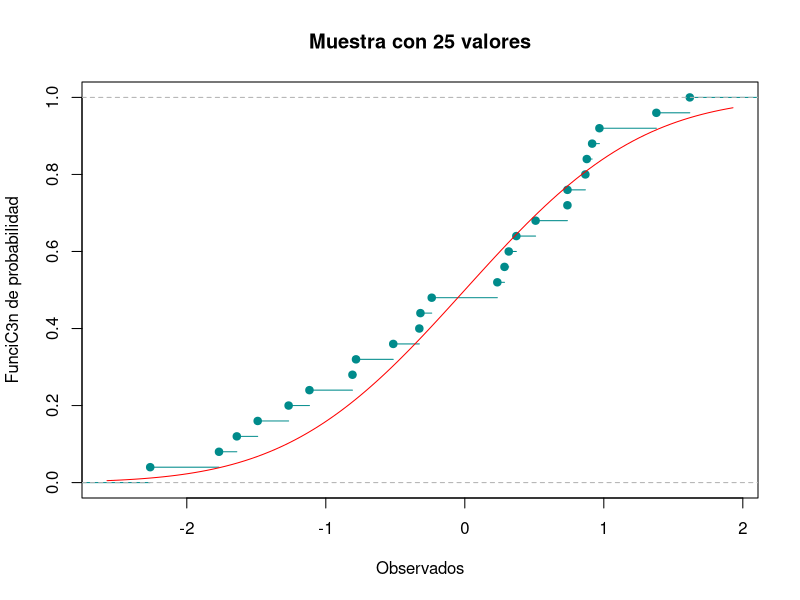
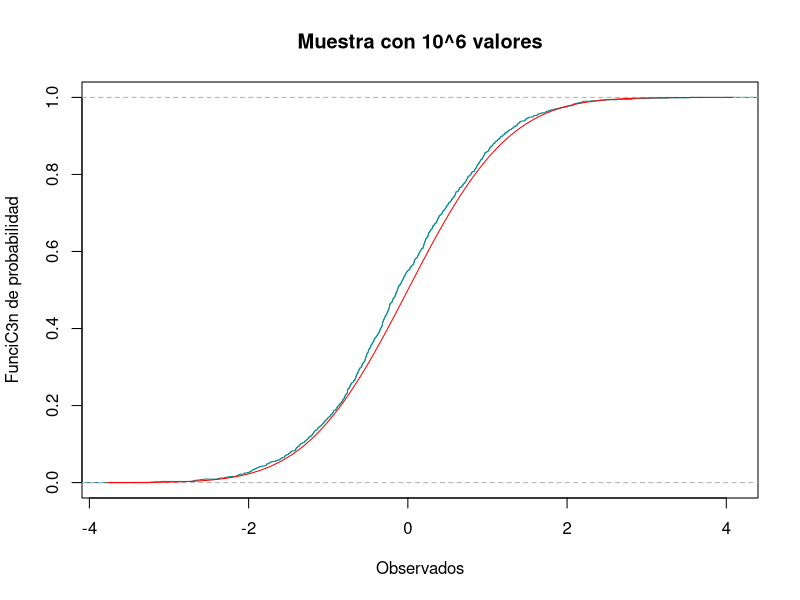
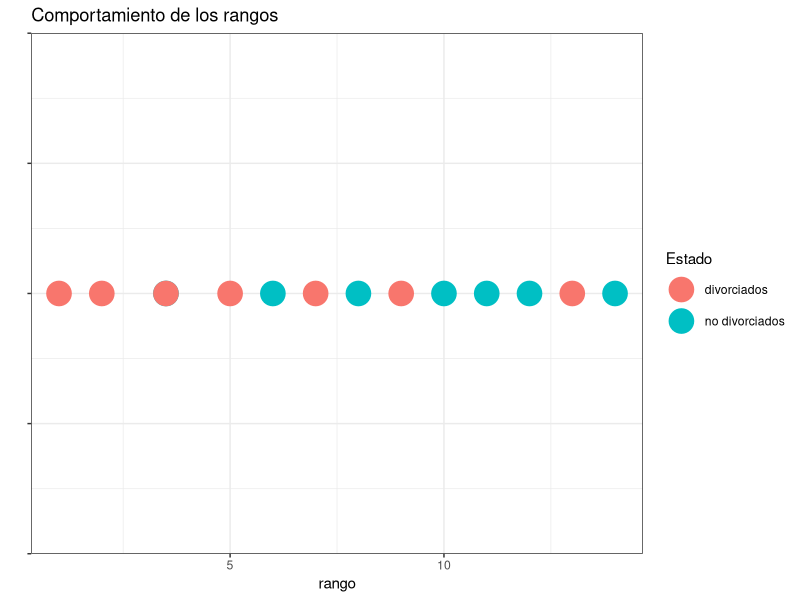
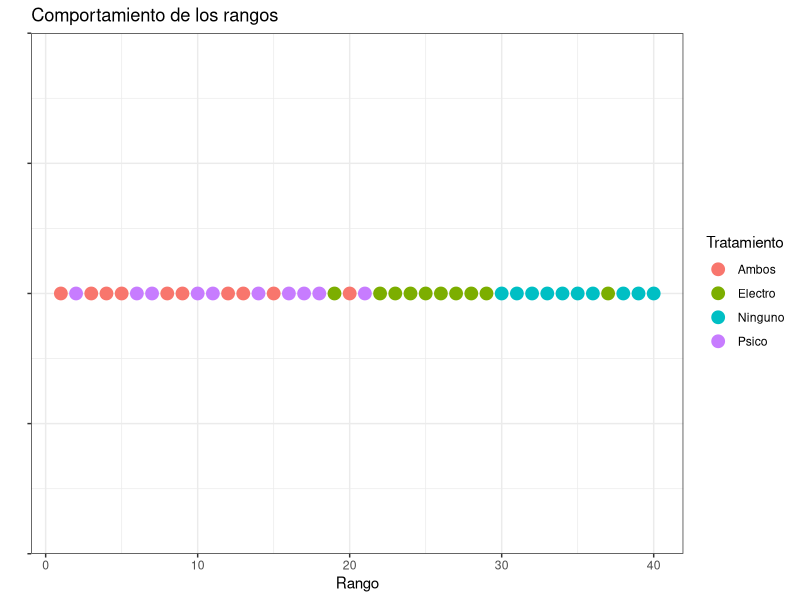

The R script that drew these images, in order:
## ---- chunk 1
knitr::opts_chunk$set(echo = TRUE)
 
## ---- chunk 2
library(nortest)
library(dplyr)
library(ggplot2)
## ---- chunk 3
Dirty_data=c(0.2513, 0.2566, 0.3459, 0.6379, 2.0505, 1.803, 2.1906,
             1.5299, 0.35005, 0.3128, 1.2726, 2.3674, 2.3214, 2.4373, 0.6548)
Data=sort(Dirty_data)
## ---- chunk 4
Data
## ---- chunk 5
S2<-function(x){
  mean_aux=mean(x)
  n_aux=length(x)
  s2=0
  for (i in x){
    s2=s2+(i-mean_aux)^2
  }
  s2=s2/(n_aux-1)
  return(s2)
}

## ---- chunk 6
mean_est=mean(Data)
S2_est=S2(Data)
n=length(Data)

## ---- chunk 7
mean_est
S2_est
n
## ---- chunk 8
f_emp=ecdf(Data)
f_n=f_emp(Data)
f_r=f_n-(1/n) 
## ---- chunk 9
Z=(Data-mean_est)/sqrt(S2_est)
## ---- chunk 10
Z
## ---- chunk 11
Probas=pnorm(Z)
## ---- chunk 12
Probas
## ---- chunk 13
Di_p=f_n  -Probas
Di_n= Probas - f_r
## ---- chunk 14
Visual=data.frame(Dirty_data,Data,Z,Probas,Di_p,Di_n)
## ---- chunk 15
Visual
## ---- chunk 16
D_p=max(Di_p)
D_n=max(Di_n)
## ---- chunk 17
D_p
D_n
## ---- chunk 18
Dn=max(D_p,D_n)
## ---- chunk 19
Dn
## ---- chunk 20
conf=0.90
alpha=1-conf
## ---- chunk 21
Est=0.2016
Rechazamos_H0=Dn>Est

## ---- chunk 22
Rechazamos_H0
## ---- chunk 23
p_value=lillie.test(Data)[[2]]

Rechazamos_p_value=p_value<alpha
## ---- chunk 24
p_value
Rechazamos_p_value
## ---- chunk 25
ProbasB=plnorm(Data) 
## ---- chunk 26
ProbasB
## ---- chunk 27
Di_pB=(f_n-ProbasB)
Di_nB=(ProbasB-f_r)

## ---- chunk 28
D_pB=max(Di_pB)
#Calculamos D-
D_nB=max(Di_nB)
## ---- chunk 29
DnB=max(D_pB,D_nB)
## ---- chunk 30
DnB
## ---- chunk 31
alphaB=0.01
confB=1-alpha
## ---- chunk 32
EstB=0.40420

Rechazamos_H0B=DnB>EstB

## ---- chunk 33
Rechazamos_H0B
## ---- chunk 34
p_valueB=ks.test(Data,plnorm,0,1)[[2]]

Rechazamos_p_valueB=p_valueB<alphaB
## ---- chunk 35
p_valueB
Rechazamos_p_valueB
## ---- chunk 36
intervalos <- c( "Menos de 1 semana","1<= x <2" , "2<= x <3","3<= x <4","4<= x <5","5<= x <6","6<= x <7","7<= x <8","MC!s de 8 semanas")
oi <- c(64,195,287,241,140,51,25,4,1)

tabla <- data.frame(oi,row.names = intervalos )
tabla

## ---- chunk 37
k=sum(oi)
print(k)
## ---- chunk 38
p=0.25
n=10
## ---- chunk 39
length(oi)

## ---- chunk 40
oi=c(64,195,287,241,140,51,25,4,1)
## ---- chunk 41
Probas_ejercicio4=list()
for (i in 0:8){
  if(i==8){
    Probas_ejercicio4[i+1]=pbinom(i-1,n,p,lower.tail = FALSE)
  }else{
    Probas_ejercicio4[i+1]=dbinom(i,n,p)
  }
}
Probas_ejercicio4=unlist(Probas_ejercicio4)
print(Probas_ejercicio4)

## ---- chunk 42
sum(Probas_ejercicio4)
## ---- chunk 43
ei= Probas_ejercicio4 * k 
print(ei)
## ---- chunk 44
Tabla_ji = data.frame("ci"=0:8, "oi"=oi,"pi"= Probas_ejercicio4,"ei"=ei)
print(Tabla_ji)
## ---- chunk 45
EstJi=0 
for (i in 1:9){
  EstJi=EstJi+(((oi[i]) - (ei[i]))^2)/(ei[i])
}
print(EstJi)
## ---- chunk 46
alpha_ejercicio4=0.01
conf_ejercicio4= 1- alpha_ejercicio4
## ---- chunk 47
v= length(Probas_ejercicio4) -1
print(v)
## ---- chunk 48
valor_critico=qchisq(conf_ejercicio4,df=v,lower.tail = TRUE)
## ---- chunk 49
Rechazamos_H0_p4=EstJi>valor_critico
print(Rechazamos_H0_p4)
## ---- chunk 50
p_value_p4=chisq.test(x=oi,p=Probas_ejercicio4)[[3]]
Rechazamos_p_value_p4=alpha_ejercicio4>p_value_p4
print(Rechazamos_p_value_p4)
## ---- chunk 51
set.seed(2019)
## ---- chunk 52
x_data=rnorm(25,mean=0,sd=1)
print(x_data)
## ---- chunk 53
f_empi=ecdf(x_data)
plot(f_empi, xlab="Observados", ylab="FunciC3n de probabilidad", 
     main="Muestra con 25 valores", col="darkcyan")
curve(pnorm(x), add=TRUE, col="red")
## ---- chunk 54
set.seed(2019)
## ---- chunk 55
x_dataM = rnorm(10^3)
## ---- chunk 56
f_empiM = ecdf(x_dataM)
## ---- chunk 57
plot(f_empiM, xlab="Observados", ylab="FunciC3n de probabilidad", 
     main="Muestra con 10^6 valores", col="darkcyan")
curve(pnorm(x), add=TRUE, col="red")
## ---- chunk 58
x_data_ord=sort(x_data)
f_empi_norm=f_empi(x_data_ord)
## ---- chunk 59
f_empi_des=f_empi_norm - (1/25)
## ---- chunk 60
probras_data = pnorm(x_data_ord)

## ---- chunk 61
D_data_norm = f_empi_norm - probras_data
D_data_max = max(D_data_norm)
print(D_data_max)
## ---- chunk 62
D_data_des = probras_data - f_empi_des
D_data_des_max = max(D_data_des)
print(D_data_des_max)
## ---- chunk 63
D_max= max(D_data_max,D_data_des_max)
print(D_max)
## ---- chunk 64
valores_25=data.frame(x_data,x_data_ord,probras_data,D_data_norm,D_data_des)
## ---- chunk 65
print(head(valores_25))
print(tail(valores_25))
## ---- chunk 66
x_dataM_ord = sort(x_dataM)
f_empi_M= f_empiM(x_dataM_ord)
## ---- chunk 67
f_empi_M_des = f_empi_M - (1/(10^3))
## ---- chunk 68
probas_dataM = pnorm(x_dataM_ord)
## ---- chunk 69
D_dataM_norm = f_empi_M - probas_dataM
D_dataM_norm_max = max(D_dataM_norm)
print(D_dataM_norm_max)
## ---- chunk 70
D_dataM_des = probas_dataM - f_empi_M_des
D_dataM_des_max = max(D_dataM_des)
print(D_data_des_max)

## ---- chunk 71
D_maxM = max(D_dataM_norm_max, D_data_des_max)
print(D_data_des_max)
## ---- chunk 72
valores_M=data.frame(x_dataM,x_dataM_ord,probas_dataM,D_dataM_norm,D_dataM_des)
## ---- chunk 73
print(head(valores_M))
print(tail(valores_M))
## ---- chunk 74
library(dplyr)
porcentaje=c(23,24,12,12,7,18,8,35,11)
hispanos=c(6.6,4.1,2.1,1.5,0.8,0.6,0.6,0.5,0.4)
## ---- chunk 75
paises<-data.frame(hispanos,porcentaje)
paises
## ---- chunk 76
paises$R_x = rank(paises$hispanos)
paises$R_y=rank(paises$porcentaje)
print(paises)
## ---- chunk 77
paises$diff_c = (paises$R_x - paises$R_y)^2 
estadistica= sum(paises$diff_c)
n_tamanio=length(paises$porcentaje)
## ---- chunk 78

rho_Spearman = 1 - (6 * estadistica ) / (n_tamanio*(n_tamanio^2 -1 ) )
print(rho_Spearman)
## ---- chunk 79
alpha_spear= 0.05
conf_spear = 1- alpha_spear 
## ---- chunk 80
Rechazamos_H0_spear=rho_Spearman>0.6
print(Rechazamos_H0_spear)
## ---- chunk 81
test_spear=cor.test(porcentaje, hispanos,method="spearman",alternative="greater")
p_value=test_spear$p.value
print(p_value)
## ---- chunk 82
test_ken=cor.test(hispanos, porcentaje,method="kendall",alternative="greater",exact = NULL)
print(test_ken$p.value)
## ---- chunk 83
library(ggplot2)
nodivorciados=c(80, 72, 99 ,82 ,62 ,50 ,85)
divorciados= c(60, 70, 88, 75, 42, 30, 50)
## ---- chunk 84
n_tamanio_muestra=length(nodivorciados)

## ---- chunk 85
datos_div = data.frame(Estado =rep(c("no divorciados", "divorciados"), 
                              each = n_tamanio_muestra),
                              Promedio= c(nodivorciados, divorciados))
print(datos_div)

## ---- chunk 86
datos_div$rango=rank(datos_div$Promedio)
print(datos_div)
## ---- chunk 87
suma_rango<-datos_div %>% group_by(Estado) %>% summarise(suma_rango = sum(rango))
rango_div<-suma_rango$suma_rango[1]
rango_nodiv<-suma_rango$suma_rango[2]
print(suma_rango)
## ---- chunk 88
ggplot(data = datos_div , aes(x = rango , y=0)) + 
  geom_point(aes(colour = Estado), size = 8) + 
  ggtitle("Comportamiento de los rangos")+ ylab("") + 
  xlab("rango") +theme_bw() + theme(axis.text.y = element_blank())

## ---- chunk 89
factor_us= n_tamanio_muestra*n_tamanio_muestra+(n_tamanio_muestra*(n_tamanio_muestra+1))/2

## ---- chunk 90
U_div=factor_us - rango_div
U_nd=factor_us - rango_nodiv
print(U_div)
print(U_nd)
## ---- chunk 91
U_est= min(U_div,U_nd)

## ---- chunk 92
mu_div = (n_tamanio_muestra^2)/2
sigma_div = (n_tamanio_muestra^2 / 12 )*(n_tamanio_muestra+n_tamanio_muestra+1)

## ---- chunk 93
alpha_div = 0.05
z_izq=qnorm(alpha_div/2,mean=mu_div,sd=sqrt(sigma_div))
z_der=qnorm(1-alpha_div/2,mean=mu_div,sd=sqrt(sigma_div))
print(z_izq)
print(z_der)
## ---- chunk 94
Rechazamos_H0_div=(U_est < z_izq || U_est > z_der)
print(Rechazamos_H0_div)
## ---- chunk 95
prueba_wilcox = wilcox.test(divorciados, nodivorciados, paired=FALSE)
print(prueba_wilcox$p.value)

## ---- chunk 96
tasa_muerte<-c(83,74,71,65,62,52,47,48,42,43,38)
anio<-c(1959,1960,1961,1962,1963,1964,1965,1966,1967,1968,1969) 
premios<-c(277,318,382,441,486,597,750,738,849,932,976)
Datos_tuber<-data.frame(anio,premios,tasa_muerte)
print(Datos_tuber)
## ---- chunk 97
Datos_tuber$R_x=rank(Datos_tuber$premios)
Datos_tuber$R_y=rank(Datos_tuber$tasa_muerte)
Datos_tuber$Dif_cuadrada=(Datos_tuber$R_x-Datos_tuber$R_y)^2
Est_tuber<-Datos_tuber %>% summarize(Estadistica_t=sum(Dif_cuadrada))
Est<-unlist(Est_tuber)
n_tuber=length(tasa_muerte)
print(Datos_tuber)

## ---- chunk 98
rho_tuber=(1-(6*Est_tuber)/(n_tuber*(n_tuber^2 -1)))
Rechazamos_H0_tuber=rho_tuber<0.536
print(Rechazamos_H0_tuber)

## ---- chunk 99
test_tuber = cor.test(tasa_muerte, premios,method="spearman",alternative="less")
p_value_tuber=test_tuber$p.value
print(p_value_tuber)

## ---- chunk 100
kendall_tuber=cor.test(premios,tasa_muerte,method="kendall",alternative="less",exact = NULL)
p_value_ken_tuber = kendall_tuber$p.value
print(p_value_ken_tuber)

## ---- chunk 101
Electro<-c(19,22,25,24,29,26,37,23,27,28)
Psico<-c(14,21,2,6,10,16,17,11,18,7)
Ambos<-c(12,1,5,8,4,13,9,15,3,20)
Ninguno<-c(38,39,40,30,31,32,33,36,34,35)

## ---- chunk 102
m_categorias=4
k_total=40
n_pacientes = 10

## ---- chunk 103

DataVisual_pacientes<-data.frame(Electro,Psico,Ambos,Ninguno)
Data_pacientes<- data.frame(Tratamiento =rep(c("Electro","Psico",'Ambos','Ninguno'), each = n_pacientes), Rango =c(Electro,Psico,Ambos,Ninguno))
print(DataVisual_pacientes)
print(Data_pacientes)

## ---- chunk 104
plot_pacientes=ggplot(data = Data_pacientes , aes(x = Rango , y=0)) + geom_point(aes(colour = Tratamiento), size = 4) + 
  ggtitle("Comportamiento de los rangos")+ ylab("") + xlab("Rango") +  theme_bw() +
  theme(axis.text.y = element_blank())
print(plot_pacientes)

## ---- chunk 105
Suma_rangos= Data_pacientes %>%
  group_by(Tratamiento) %>%
  summarize(suma_rangos=sum(Rango))
print(Suma_rangos)
## ---- chunk 106
Est_pacientes=(12/(k_total*(k_total+1)))*sum(unlist(lapply(Suma_rangos$suma_rangos,function(x){(x^2)/10})))-3*(k_total+1)
print(Est_pacientes)

## ---- chunk 107
alpha_pacientes =0.05
v=m_categorias-1
valor_critico_pacientes=qchisq(1-alpha_pacientes,df=v)
Rechazamos_H0_pacientes=Est>valor_critico_pacientes
print(Rechazamos_H0_pacientes)
